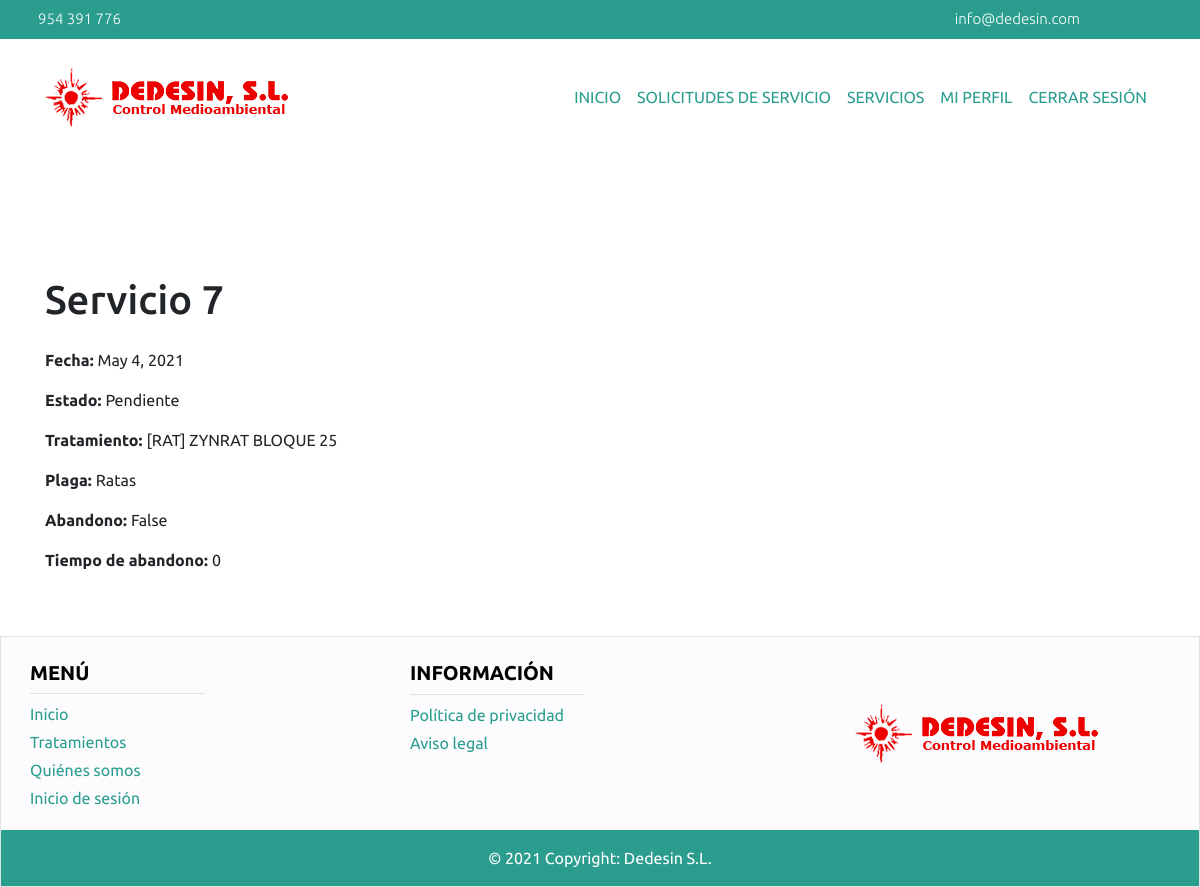
The page /empresa/servicio/show/7/ (signed in) on the database its author committed.
### main/models.py (models this page shows, shortened)
class Servicio(models.Model):
    estado = models.CharField(choices=ESTADO_SERVICIO, default='pendiente', max_length=9)
    observaciones = models.TextField()
    solicitudServicio = models.OneToOneField(SolicitudServicio, on_delete=models.CASCADE)
    trabajador = models.ForeignKey(Trabajador, on_delete=models.CASCADE, default=None, null=True)
    factura = models.OneToOneField(Factura, on_delete=models.CASCADE, default=None, null=True)

class SolicitudServicio(models.Model):
    estado = models.CharField(choices=ESTADO_SOLICITUD, default='pendiente', max_length=9)
    fecha = models.DateField(default=None, null=True)
    observaciones = models.TextField()
    tratamiento = models.ForeignKey(Tratamiento, on_delete=models.CASCADE, default=None, null=True)
    plaga = models.ForeignKey(Plaga, on_delete=models.CASCADE)
    usuario = models.ForeignKey(User, on_delete=models.CASCADE)

class Tratamiento(models.Model):
    nombre = models.CharField(max_length=100, blank=False)
    descripcion = models.TextField()
    precio = models.FloatField()
    abandono = models.BooleanField(default=False)
    horasAbandono = models.IntegerField(default=0)
    plaga = models.ForeignKey(Plaga, on_delete=models.CASCADE)

class Plaga(models.Model):
    nombre = models.CharField(max_length=60)

### main/empresa/views.py (the view)
# urls.py: path('servicio/show/<int:id>/', views.show_servicios_empresa),
@login_required
def show_servicios_empresa(request, id):
    if esEmpresa(request):
        servicio = Servicio.objects.get(id=id)
        if servicio:
            if request.user == servicio.solicitudServicio.usuario:
                return render(request, 'servicioEmpresaForm.html', {'servicio': servicio})
            else:
                return redirect('/errorPermiso')
        else:
            return render(request, 'servicioEmpresaForm.html')
    else:
        return redirect('/errorPermiso/')

### main/empresa/views.py (called while the page is built)
def esEmpresa(request):
    try:
        empresa = Empresa.objects.filter(usuario=request.user)[0]
        return empresa
    except:
        return None

### main/empresa/templates/servicioEmpresaForm.html (shortened to what this page needs)
{% extends 'headerEmpresa.html' %}
{% block contenido %}
{% if servicio %}
<div class="container mb-5" style="margin-top:10%;">
    <h1> Servicio {{servicio.id}} </h1>
    <div class="container mt-4">
        <div class="row">
            <div class="col-sm">
                <div class="row">
                    <strong><p>Fecha: </p></strong>
                    <p class=" ml-1">{{servicio.solicitudServicio.fecha}}</p>
                </div>
                <div class="row">
                    <strong><p>Estado:</p></strong>
                    <p class="ml-1">{{servicio.estado.title}}</p>
                </div>
                <div class="row">
                    <strong><p>Tratamiento: </p></strong>
                    <p class="ml-1">{{servicio.solicitudServicio.tratamiento.nombre}}</p>
                </div>
                <div class="row">
                    <strong><p>Plaga: </p></strong>
                    <p class="ml-1">{{servicio.solicitudServicio.plaga.nombre}}</p>
                </div>
                <div class="row">
                    <strong><p>Abandono: </p></strong>
                    <p class="ml-1">{{servicio.solicitudServicio.tratamiento.abandono}}</p>
                </div>
                <div class="row">
                    <strong><p>Tiempo de abandono: </p></strong>
                    <p class="ml-1">{{servicio.solicitudServicio.tratamiento.horasAbandono}}</p>
                </div>
            </div>
        </div>
    </div>
</div>
{% endif %}
{% endblock %}

### main/static/main/index.css (style rules this page uses)
body { font-family: "Ubuntu", sans-serif; }

### rows shown on the page
Servicio: id "7", solicitudServicio.fecha "May 4, 2021", estado "Pendiente", solicitudServicio.tratamiento.nombre "[RAT] ZYNRAT BLOQUE 25", solicitudServicio.plaga.nombre "Ratas", solicitudServicio.tratamiento.abandono "False", solicitudServicio.tratamiento.horasAbandono "0"
